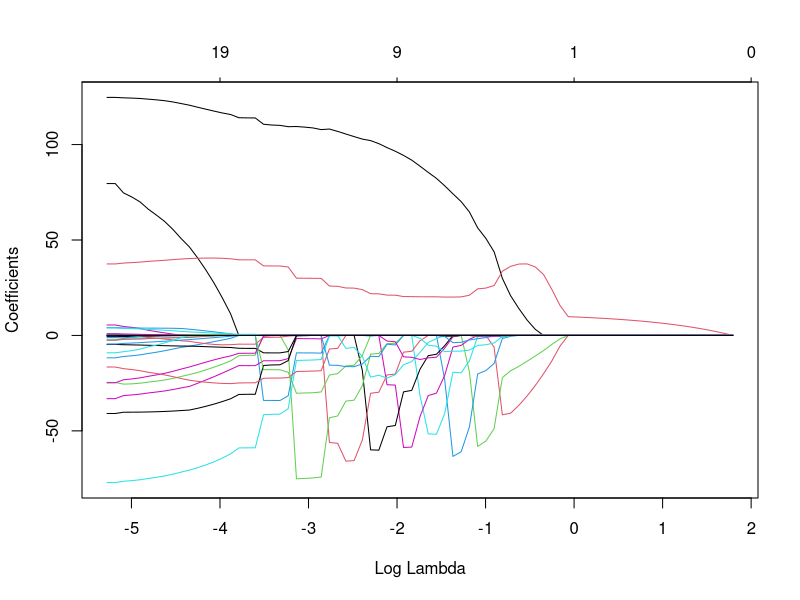
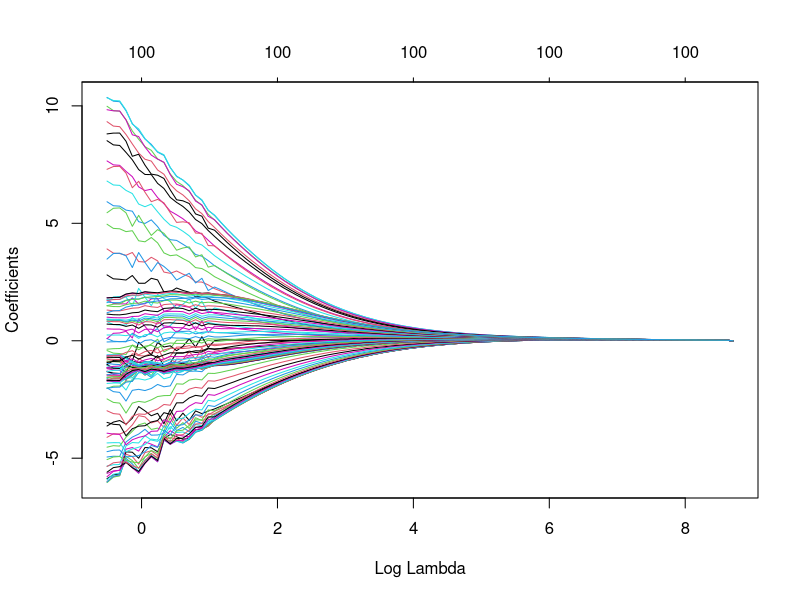
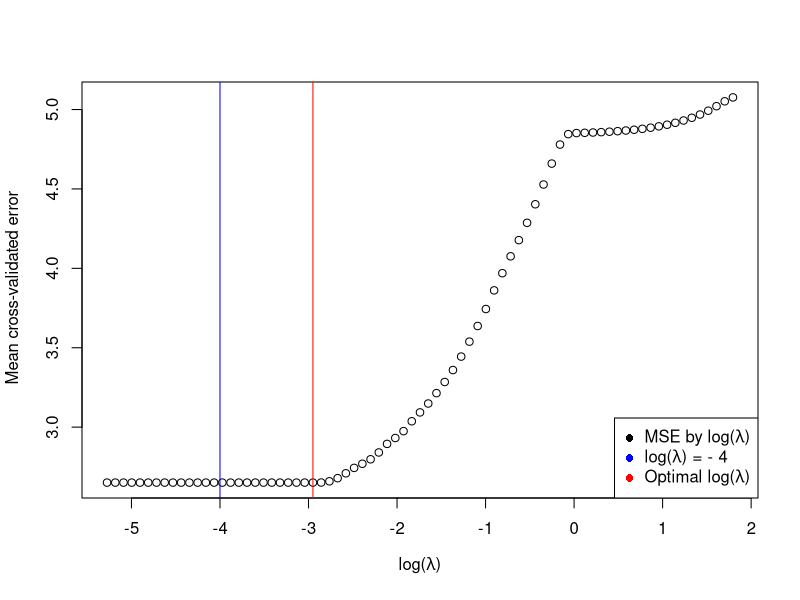

These figures' R source, in order: (Note: this script raises an error after producing the figures.)
###############################################################################
##                            Assignment 1                                   ##
###############################################################################

#  ------------------------     Task 1    ----------------------------------  #

# Read csv file 
tecator = read.csv("tecator.csv")
tecator_modified = data.frame(tecator[,-1], row.names = tecator[,1])

# Split dataframe into train and test (50/50)
n = dim(tecator_modified)[1]
set.seed(12345)
id = sample(1:n, floor(n*0.5))
train = tecator_modified[id,]

id1 = setdiff(1:n, id)
set.seed(12345)
id2 = sample(id1, floor(n*0.5))
test = tecator_modified[id2,]

train1 = train[,1:(ncol(train)-3)]

# Fit linear regression to the training data
m_train=lm(train$Fat~. -1, train[,1:(ncol(train)-3)])

# predict(m_train)
summary(m_train)

summary(m_train)$coefficient

predict(m_train, train)

# Estimate the training error
mean((train$Fat - predict(m_train, train)) ^ 2)
# Estimate the training error
mean((test$Fat - predict(m_train, test)) ^ 2)


# According to https://towardsdatascience.com/ridge-and-lasso-regression-a-complete-guide-with-python-scikit-learn-e20e34bcbf0b: 
# On the other hand if we have large number of features and test score is 
# relatively poor than the training score then it’s the problem of 
# over-generalization or over-fitting."

#  ------------------------     Task 2    ----------------------------------  #

# TODO: Find 

#  ------------------------     Task 3    ----------------------------------  #

library(glmnet)

# Define response variables
response = train$Fat

# Define matrix of predictor variable
covariates = as.matrix(train[,1:(ncol(train)-3)])

# Fit LASSO regression model to training data
model_lasso = glmnet(as.matrix(covariates), response, alpha = 1, 
                     family="gaussian")

# Produce plot of coefficients by lambda value
plot(model_lasso, xvar="lambda")

# A summary of the glmnet path at each step is displayed if we just 
# enter the object name or use the print function:
summary = print(model_lasso)
# It shows from left to right the number of nonzero coefficients (Df), 
# the percent (of null) deviance explained (%dev) and the value of 𝜆 (Lambda).

# Get the 𝜆-value of the rows in which the nonzero coefficients (Df) are 3:
lambda = summary[summary$Df==3,3]
lambda

#  ------------------------     Task 4    ----------------------------------  #

# Fit Ridge regression model to training data
model_ridge = glmnet(as.matrix(covariates), response, alpha = 0, 
                     family="gaussian")

# Produce plot of coefficients by lambda value
plot(model_ridge, xvar="lambda")


#  ------------------------     Task 5    ----------------------------------  #

# Perform k-fold cross-validation to find optimal lambda value
cv_model_lasso = cv.glmnet(as.matrix(covariates), response, alpha=1, 
                     family="gaussian")

# Find optimal lambda value that minimizes test MSE
optimal_lambda = cv_model_lasso$lambda.min
log(optimal_lambda)

# Produce plot of test MSE by lambda value
plot(x = log(cv_model_lasso$lambda), y = log(cv_model_lasso$cvm), 
     xlab =expression(paste("log(", lambda, ")")), 
     ylab = " Mean cross-validated error")
abline(v=log(optimal_lambda), col="red")
abline(v=-4, col="blue")
legend("bottomright", legend = c(expression(paste("MSE by log(", lambda, ")")), 
                                 expression(paste("log(", lambda, ") = - 4")), 
                                 expression(paste("Optimal log(", lambda, ")"))), 
       col = c("black", "blue", "red"), pch = 16)


# Create a model with the optimal lambda-value as parameter.
optimal_model_lasso = glmnet(as.matrix(covariates), response, alpha=1, 
                                   family="gaussian", lambda = best_lambda)

# We can print a summary of the model to find the number of 
# nonzero coefficients (Df):
print(optimal_model_lasso)

help("predict")


ynew = predict(optimal_model_lasso, newx = covariates, type = "response")

mean((ynew-mean(test$Fat)))
# comparison_model_lasso = glmnet(as.matrix(covariates), response, alpha=1, 
#                                 family="gaussian", lambda = exp(-4))


# TODO: plot label vs predicted values in scatter plot 
plot(x = train$Fat, y =  )
